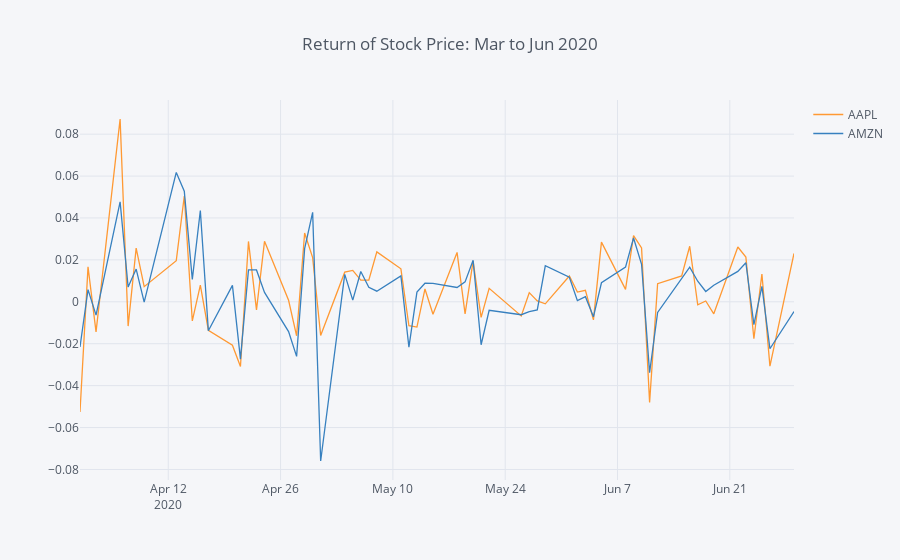

The notebook cell this image was saved under:
### Code cell
r_3m[['AAPL','AMZN']].iplot(kind='line', title='Return of Stock Price: Mar to Jun 2020')
